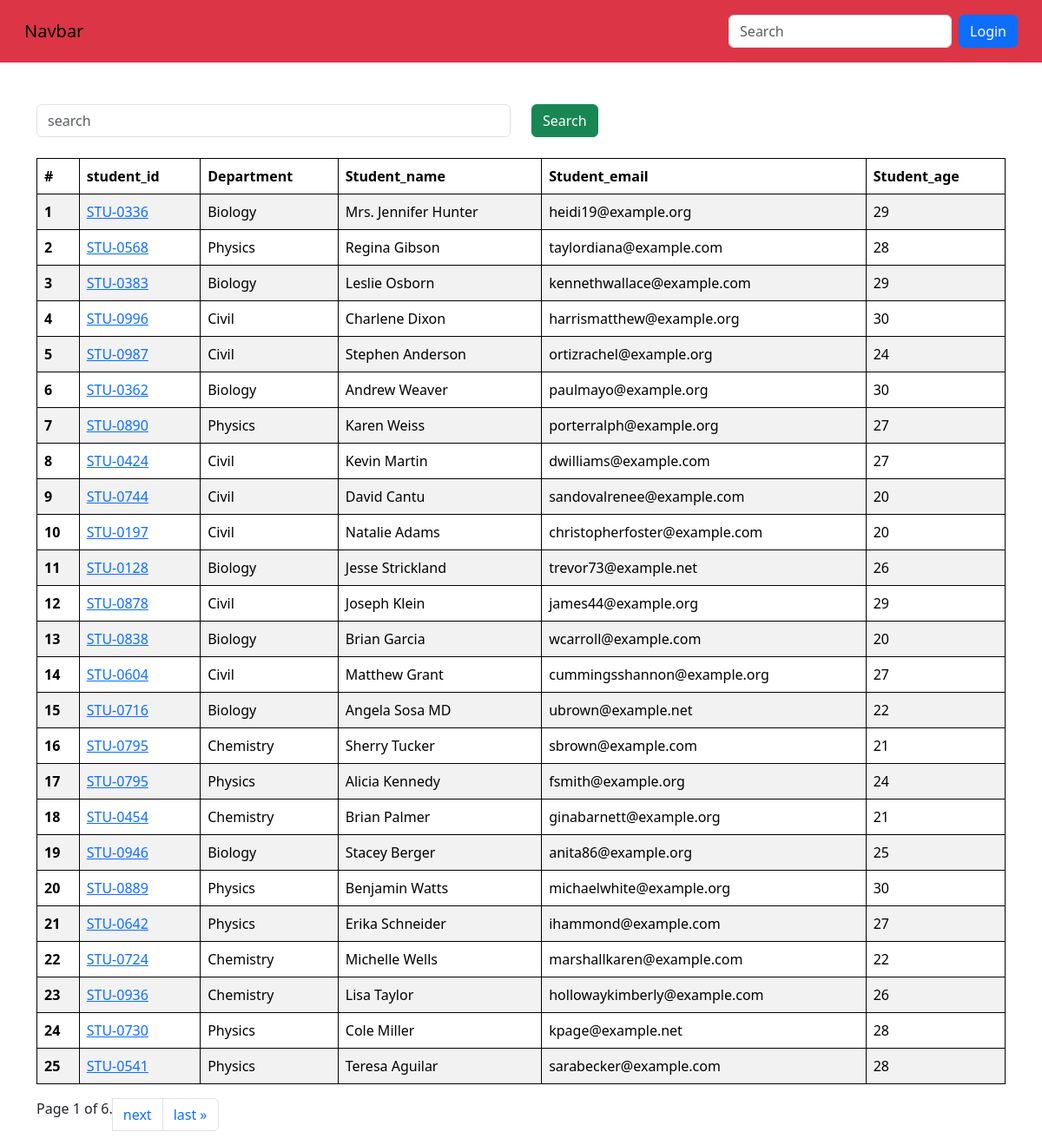
/student-page/, run on the app's committed database.
### vege/models.py (models this page shows)
class Student(models.Model):
    department=models.ForeignKey("Department",related_name="depart", on_delete=models.CASCADE)
    student_id=models.OneToOneField("StudentID",related_name="studentid", on_delete=models.CASCADE)
    student_name=models.CharField( max_length=100)
    student_email=models.EmailField(unique=True)
    student_age=models.IntegerField(default=18)
    student_address=models.TextField()

class StudentID(models.Model):
    student_id=models.CharField(max_length=100)
    def __str__(self) -> str:
        return self.student_id

class Department(models.Model):
    department=models.CharField( max_length=100)
    def __str__(self) -> str:
        return self.department
    class Meta:
        ordering=['department']

### vege/views.py (the view, shortened to what this page needs)
# urls.py: path('student-page/',student_page,name='student_page'),
def student_page(request):
    queryset=Student.objects.all()
    paginator = Paginator(queryset, 25)  # Show 25 contacts per page.
    page_number = request.GET.get("page",1)
    page_obj = paginator.get_page(page_number)
    return render(request,'report/students.html',{'queryset':page_obj})

### vege/templates/report/students.html (shortened to what this page needs)
{% extends "home/base.html" %} {% block start%}
<div class="container mt-5" >
    <form class="mb-4">
      <div class="row">
        <div  class="col-md-6" >
            <input class="form-control" name="search" placeholder="search">
        </div>
        <div class="col-md-6">
           <button class="btn btn-success" >Search</button>
        </div>
      </div>
    </form>
    <table class="table table-striped">
        <thead>
          <tr>
            <th scope="col">#</th>
            <th scope="col">student_id</th>
            <th scope="col">Department</th>
            <th scope="col">Student_name</th>
            <th scope="col">Student_email</th>
            <th scope="col">Student_age</th>
          </tr>
        </thead>
        <tbody>
            {% for student in queryset %}
          <tr>
            <th scope="row">{{forloop.counter}}</th>
            <td><a href={%url 'seemarks' student.student_id%} >{{student.student_id}}
            </a></td>
            <td>{{student.department}}</td>
            <td>{{student.student_name}}</td>
            <td>{{student.student_email}}</td>
            <td>{{student.student_age}}</td>
          </tr>
          {% endfor%}
        </tbody>
      </table>
      <nav aria-label="Page navigation example">
        <ul class="pagination">
            <span class="current">
                Page {{ queryset.number }} of {{ queryset.paginator.num_pages }}.
            </span>
            {% if queryset.has_next %}
            <li class="page-item"><a class="page-link" href="?page={{ queryset.next_page_number }}">next</a></li>
                <li class="page-item"><a class="page-link" href="?page={{ queryset.paginator.num_pages }}">last &raquo;</a></li>
            {% endif %}
</ul>
</nav>
</div>
    {%endblock%}

### home/templates/home/base.html (style rules this page uses)
table, th, td { border: 1px solid black; }

### data on the page
Student: student_id "STU-0336", department "Biology", student_name "Mrs. Jennifer Hunter", student_email "heidi19@example.org", student_age "29"
Student: student_id "STU-0568", department "Physics", student_name "Regina Gibson", student_email "taylordiana@example.com", student_age "28"
Student: student_id "STU-0383", department "Biology", student_name "Leslie Osborn", student_email "kennethwallace@example.com", student_age "29"
Student: student_id "STU-0996", department "Civil", student_name "Charlene Dixon", student_email "harrismatthew@example.org", student_age "30"
Student: student_id "STU-0987", department "Civil", student_name "Stephen Anderson", student_email "ortizrachel@example.org", student_age "24"
Student: student_id "STU-0362", department "Biology", student_name "Andrew Weaver", student_email "paulmayo@example.org", student_age "30"
Student: student_id "STU-0890", department "Physics", student_name "Karen Weiss", student_email "porterralph@example.org", student_age "27"
Student: student_id "STU-0424", department "Civil", student_name "Kevin Martin", student_email "dwilliams@example.com", student_age "27"
Student: student_id "STU-0744", department "Civil", student_name "David Cantu", student_email "sandovalrenee@example.com", student_age "20"
Student: student_id "STU-0197", department "Civil", student_name "Natalie Adams", student_email "christopherfoster@example.com", student_age "20"
Student: student_id "STU-0128", department "Biology", student_name "Jesse Strickland", student_email "trevor73@example.net", student_age "26"
Student: student_id "STU-0878", department "Civil", student_name "Joseph Klein", student_email "james44@example.org", student_age "29"
Student: student_id "STU-0838", department "Biology", student_name "Brian Garcia", student_email "wcarroll@example.com", student_age "20"
Student: student_id "STU-0604", department "Civil", student_name "Matthew Grant", student_email "cummingsshannon@example.org", student_age "27"
Student: student_id "STU-0716", department "Biology", student_name "Angela Sosa MD", student_email "ubrown@example.net", student_age "22"
Student: student_id "STU-0795", department "Chemistry", student_name "Sherry Tucker", student_email "sbrown@example.com", student_age "21"
Student: student_id "STU-0795", department "Physics", student_name "Alicia Kennedy", student_email "fsmith@example.org", student_age "24"
Student: student_id "STU-0454", department "Chemistry", student_name "Brian Palmer", student_email "ginabarnett@example.org", student_age "21"
Student: student_id "STU-0946", department "Biology", student_name "Stacey Berger", student_email "anita86@example.org", student_age "25"
Student: student_id "STU-0889", department "Physics", student_name "Benjamin Watts", student_email "michaelwhite@example.org", student_age "30"
Student: student_id "STU-0642", department "Physics", student_name "Erika Schneider", student_email "ihammond@example.com", student_age "27"
Student: student_id "STU-0724", department "Chemistry", student_name "Michelle Wells", student_email "marshallkaren@example.com", student_age "22"
Student: student_id "STU-0936", department "Chemistry", student_name "Lisa Taylor", student_email "hollowaykimberly@example.com", student_age "26"
Student: student_id "STU-0730", department "Physics", student_name "Cole Miller", student_email "kpage@example.net", student_age "28"
Student: student_id "STU-0541", department "Physics", student_name "Teresa Aguilar", student_email "sarabecker@example.com", student_age "28"

### other printed values
{{ queryset.number }} "1"
{{ queryset.paginator.num_pages }} "6"
